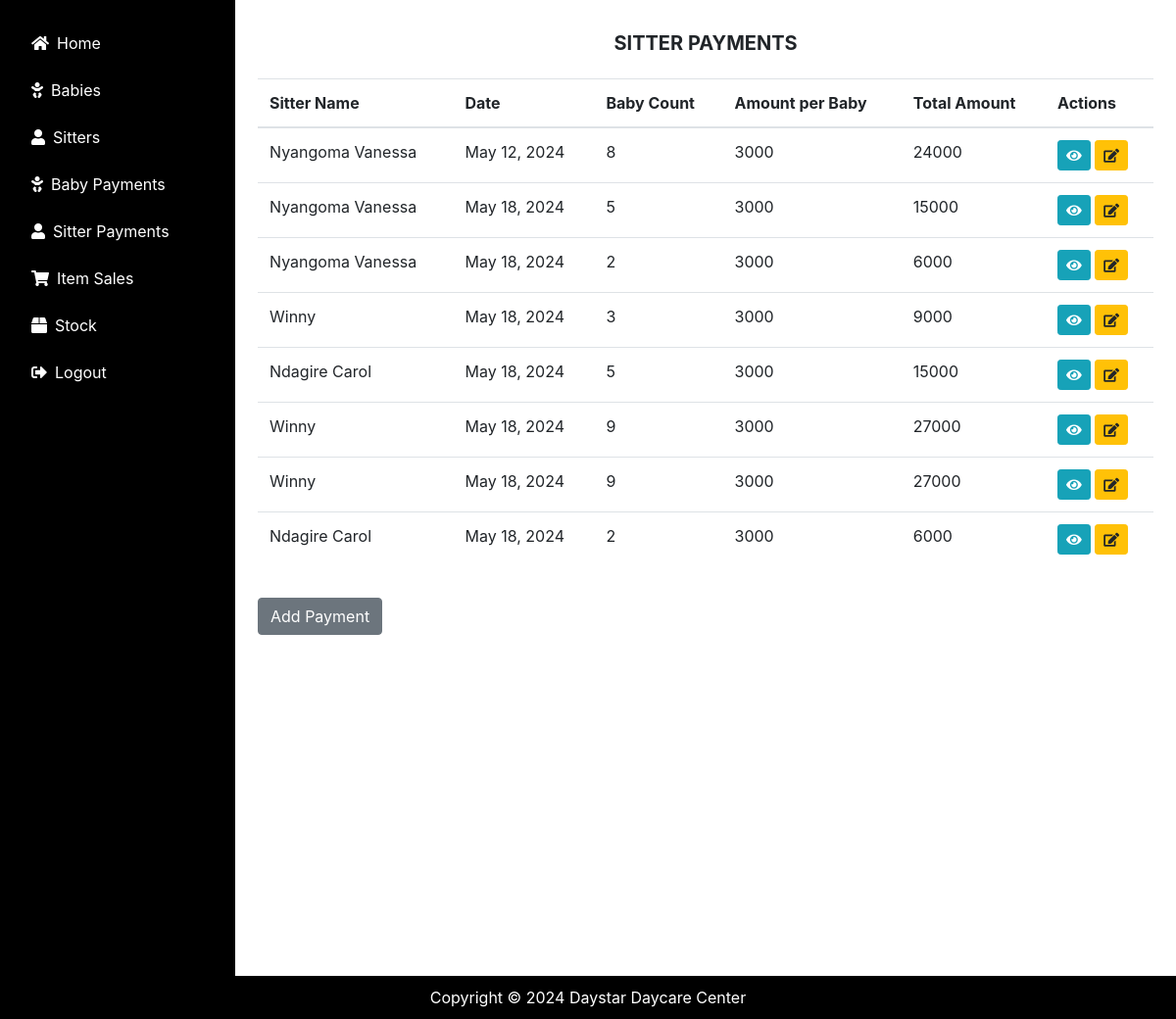
/sitterpayments/ (signed in), run on the app's committed database.
### daycare/models.py (models this page shows, shortened)
class Sitterpayment(models.Model):
    s_name = models.ForeignKey('Sitterattendance', on_delete=models.CASCADE)
    date = models.DateField(default=timezone.now)
    baby_count = models.IntegerField(default=0)
    amount = models.IntegerField(default=3000)
    total_amount = models.IntegerField(default=0)  # This will store the computed total amount

class Sitterattendance(models.Model):
    sitter_number = models.CharField(max_length=200,unique=True)
    s_name = models.ForeignKey(Sitter, on_delete=models.CASCADE)
    date = models.DateField(default=timezone.now)
    status = models.CharField(max_length=15, default='on-duty')
    def __str__(self):
        return str(self.s_name)

class Sitter(models.Model):
    s_name = models.CharField(max_length=20)
    location = models.CharField(max_length=20, default='Kabalagala')
    date_of_birth = models.DateField()
    gender = models.CharField(max_length=10, choices=[('M', 'Male'), ('F', 'Female')])
    next_of_kin = models.CharField(max_length=20)
    nin = models.CharField(max_length=20)
    recommender_name = models.CharField(max_length=20)
    religion = models.CharField(max_length=25, blank=True)
    education_level = models.CharField(max_length=255)
    sitter_number = models.CharField(max_length=8,  unique=True,blank=False, null=True)
    contact = models.CharField(max_length=15)
    def __str__(self):
        return self.s_name

### daycare/views.py (the view)
# urls.py: path('sitterpayments/', views.sitterpayments_list, name='sitterpayments_list'),
@login_required
def sitterpayments_list(request):
    sitterpayments = Sitterpayment.objects.all()
    return render(request, 'daycare/sitterpayments_list.html', {'sitterpayments': sitterpayments})

### daycare/templates/daycare/sitterpayments_list.html
{% extends 'daycare/base.html' %}
{% block content %}
<div class="container mt-4">
    <h2 style="text-align: center; font-size: 20px;"><b>SITTER PAYMENTS</b></h2>
    <br>
    <table class="table">
        <thead>
            <tr>
                <th>Sitter Name</th>
                <th>Date</th>
                <th>Baby Count</th>
                <th>Amount per Baby</th>
                <th>Total Amount</th>
                <th>Actions</th>
            </tr>
        </thead>
        <tbody>
            {% for payment in sitterpayments %}
            <tr>
                <td>{{ payment.s_name }}</td>
                <td>{{ payment.date }}</td>
                <td>{{ payment.baby_count }}</td>
                <td>{{ payment.amount }}</td>
                <td>{{ payment.total_amount }}</td>
                <td>
                    <a href="{% url 'view_sitterpayment' payment.id %}" class="btn btn-info btn-sm" title="View">
                        <i class="fas fa-eye"></i>
                    </a>
                    <a href="{% url 'edit_sitterpayment' payment.id %}" class="btn btn-warning btn-sm" title="Edit">
                        <i class="fas fa-edit"></i>
                    </a>
                </td>
            </tr>
            {% endfor %}
        </tbody>
    </table>
    <a href="{% url 'add_sitter_payment' %}" class="btn btn-secondary mt-3">Add Payment</a>
</div>
{% endblock %}

### daycare/templates/daycare/base.html (style rules this page uses)
body { margin: 0; padding-bottom: 60px; overflow-x: hidden; }

### data on the page
Sitterpayment: s_name "Nyangoma Vanessa", date "May 12, 2024", baby_count "8", amount "3000", total_amount "24000"
Sitterpayment: s_name "Nyangoma Vanessa", date "May 18, 2024", baby_count "5", amount "3000", total_amount "15000"
Sitterpayment: s_name "Nyangoma Vanessa", date "May 18, 2024", baby_count "2", amount "3000", total_amount "6000"
Sitterpayment: s_name "Winny", date "May 18, 2024", baby_count "3", amount "3000", total_amount "9000"
Sitterpayment: s_name "Ndagire Carol", date "May 18, 2024", baby_count "5", amount "3000", total_amount "15000"
Sitterpayment: s_name "Winny", date "May 18, 2024", baby_count "9", amount "3000", total_amount "27000"
Sitterpayment: s_name "Winny", date "May 18, 2024", baby_count "9", amount "3000", total_amount "27000"
Sitterpayment: s_name "Ndagire Carol", date "May 18, 2024", baby_count "2", amount "3000", total_amount "6000"
